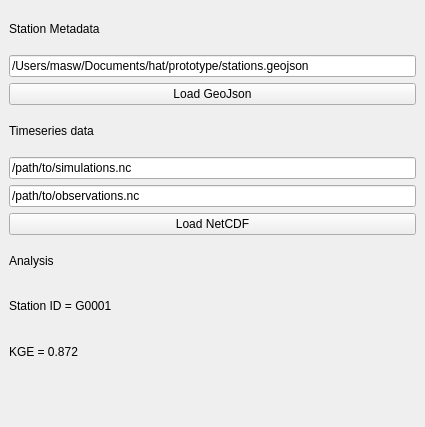
<?xml version="1.0" encoding="UTF-8"?>
<ui version="4.0">
 <class>HydrologicalAnalysisToolDockWidgetBase</class>
 <widget class="QDockWidget" name="HydrologicalAnalysisToolDockWidgetBase">
  <property name="geometry">
   <rect>
    <x>0</x>
    <y>0</y>
    <width>425</width>
    <height>427</height>
   </rect>
  </property>
  <property name="windowTitle">
   <string>Hydrological Analysis Tool</string>
  </property>
  <widget class="QWidget" name="dockWidgetContents">
   <layout class="QGridLayout" name="gridLayout">
    <item row="0" column="0">
     <widget class="QLabel" name="label_2">
      <property name="text">
       <string>Station Metadata</string>
      </property>
     </widget>
    </item>
    <item row="11" column="0">
     <widget class="QLabel" name="label_3">
      <property name="text">
       <string>Analysis</string>
      </property>
     </widget>
    </item>
    <item row="10" column="0">
     <widget class="QPushButton" name="pushButton_2">
      <property name="text">
       <string>Load NetCDF</string>
      </property>
     </widget>
    </item>
    <item row="9" column="0">
     <widget class="QLineEdit" name="lineEdit_2">
      <property name="text">
       <string>/path/to/observations.nc</string>
      </property>
     </widget>
    </item>
    <item row="14" column="0">
     <widget class="QWidget" name="plotWidget" native="true"/>
    </item>
    <item row="6" column="0">
     <widget class="QLineEdit" name="lineEdit_3">
      <property name="text">
       <string>/path/to/simulations.nc</string>
      </property>
     </widget>
    </item>
    <item row="3" column="0">
     <widget class="QPushButton" name="pushButton">
      <property name="text">
       <string>Load GeoJson</string>
      </property>
     </widget>
    </item>
    <item row="13" column="0">
     <widget class="QLabel" name="label_5">
      <property name="text">
       <string>KGE = 0.872</string>
      </property>
     </widget>
    </item>
    <item row="12" column="0">
     <widget class="QLabel" name="label_4">
      <property name="text">
       <string>Station ID = G0001</string>
      </property>
     </widget>
    </item>
    <item row="5" column="0">
     <widget class="QLabel" name="label">
      <property name="text">
       <string>Timeseries data</string>
      </property>
     </widget>
    </item>
    <item row="2" column="0">
     <widget class="QLineEdit" name="lineEdit">
      <property name="text">
       <string>/Users/masw/Documents/hat/prototype/stations.geojson</string>
      </property>
     </widget>
    </item>
   </layout>
  </widget>
 </widget>
 <resources/>
 <connections/>
</ui>
